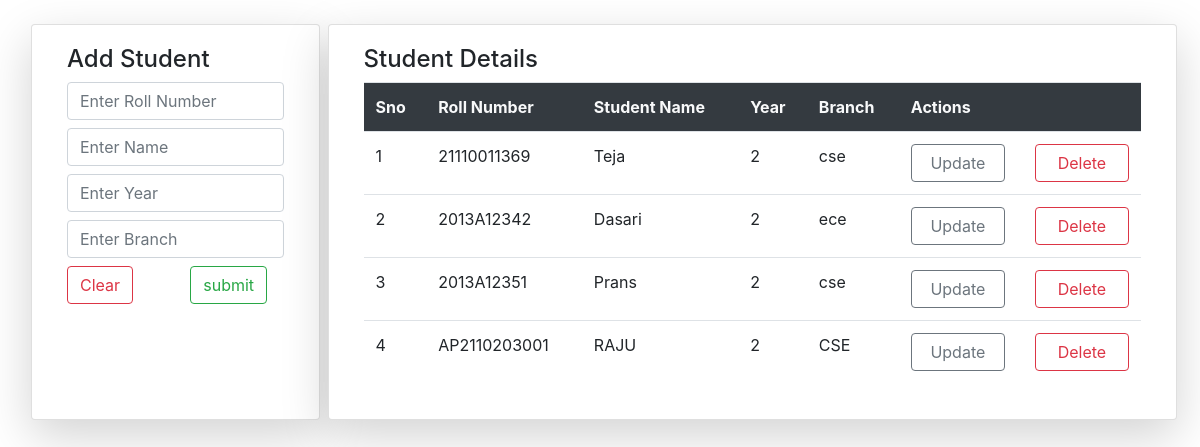
Page /st on the earlier database version.
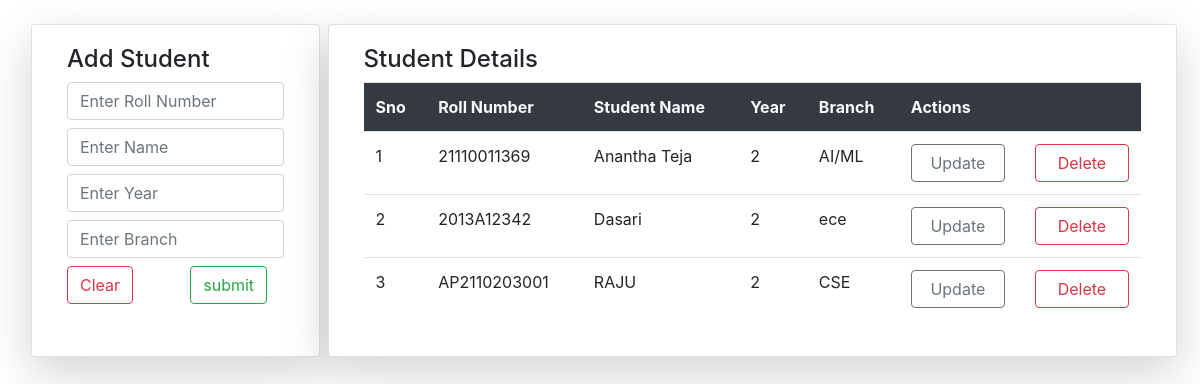
Same page on the later database version.
### DemoApp/models.py (models this page shows)
class Student(models.Model):
    roll = models.CharField(max_length=15)
    sname = models.CharField(max_length=30)
    year = models.IntegerField()
    branch = models.CharField(max_length=30)

### DemoApp/views.py (the view, shortened to what this page needs)
# urls.py: path("st", views.crud, name="cru"),
def crud(request):
    p = Student.objects.all()
    return render(request, "firstapp/crud.html", {"v": p})

### DemoApp/templates/firstapp/crud.html (shortened to what this page needs)
{% load static %}
<!DOCTYPE html>
<html>
  <head>
    <link
      rel="stylesheet"
      href="https://cdn.jsdelivr.net/npm/bootstrap@4.6.2/dist/css/bootstrap.min.css"
    />
  </head>
  <body>
    <div class="container-fluid my-4">
      <div class="row mx-2">
        <div class="card col-md-3 shadow-lg mx-2">
          <div class="card-body">
            <h4>Add Student</h4>
            <form action="" method="post">
              <input
                type="text"
                class="form-control my-2"
                name="r"
                placeholder="Enter Roll Number"
              />
              <input
                type="text"
                class="form-control my-2"
                name="n"
                placeholder="Enter Name"
              />
              <input
                type="text"
                class="form-control my-2"
                name="y"
                placeholder="Enter Year"
              />
              <input
                type="text"
                class="form-control my-2"
                name="b"
                placeholder="Enter Branch"
              />
              <div class="row">
                <div class="col">
                  <input
                    type="reset"
                    value="Clear"
                    class="btn btn-outline-danger"
                  />
                </div>
                <div class="col">
                  <input
                    type="submit"
                    value="submit"
                    class="btn btn-outline-success"
                  />
                </div>
              </div>
            </form>
          </div>
        </div>
        <div class="card col shadow-lg">
          <div class="card-body">
            <h4>Student Details</h4>
            <table class="table">
              <tr class="bg-dark text-light">
                <th>Sno</th>
                <th>Roll Number</th>
                <th>Student Name</th>
                <th>Year</th>
                <th>Branch</th>
                <th>Actions</th>
              </tr>
              {% for i in v %}
              <tr>
                <td>{{forloop.counter}}</td>
                <td>{{i.roll}}</td>
                <td>{{i.sname}}</td>
                <td>{{i.year}}</td>
                <td>{{i.branch}}</td>
                <td>
                  <div class="row">
                    <div class="col">
                      <a
                        href="{% url 'stupd' i.id %}"
                        class="btn btn-outline-secondary form-control"
                        >Update</a
                      >
                    </div>
                    <div class="col">
                      <a
                        href="{% url 'stdel' i.id %}"
                        class="btn btn-outline-danger form-control"
                        >Delete
                      </a>
                    </div>
                  </div>
                </td>
              </tr>
              {% endfor %}
            </table>
          </div>
        </div>
      </div>
    </div>
  </body>
</html>

Differences in the rows shown:
removed Student: roll "2013A12351", sname "Prans", year "2", branch "cse"
changed Student: sname "Teja" → "Anantha Teja"; branch "cse" → "AI/ML"
